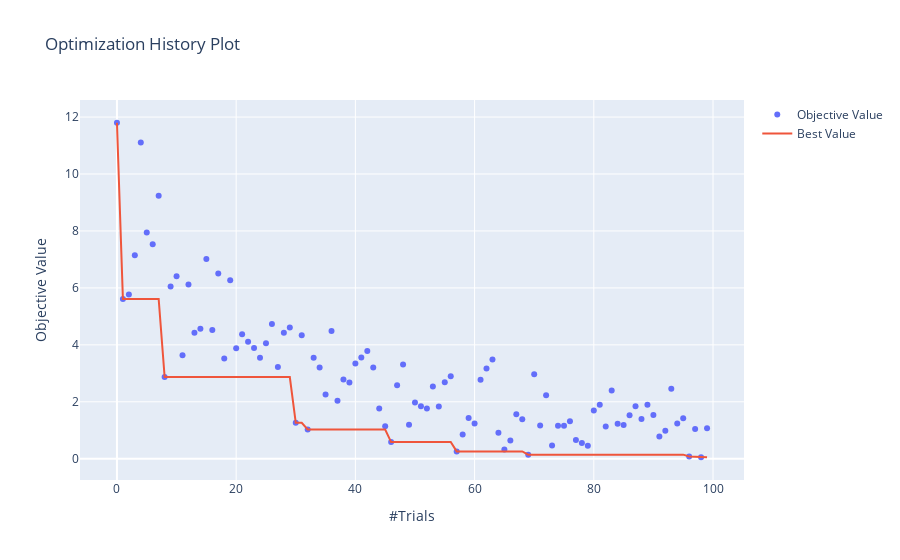

Notebook code cell kept with this figure:
### Markdown cell above
### CMA-ES

### Code cell
study = optuna.create_study()
study.sampler = optuna.samplers.CmaEsSampler(seed=42)
study.optimize(objective, n_trials=100)
print(f"Best value : {study.best_value}")
print(f"Best param : {study.best_params}")

print()

optuna.visualization.plot_optimization_history(study).show()

print()

df = study.trials_dataframe()

fig = plt.figure()
ax = Axes3D(fig)
ax.set_title("Ackley function")
ax.set_xlabel("x")
ax.set_ylabel("y")
ax.set_zlabel("objective")

x = np.arange(-5, 5, 0.1)
y = np.arange(-5, 5, 0.1)

X, Y = np.meshgrid(x, y)
Z = Ackley_2d(X, Y)

trial_x = df["params_x"]
trial_y = df["params_y"]
trial_value = df["value"]

ax.plot_surface(X, Y, Z, alpha=0.5)
ax.plot(trial_x, trial_y, trial_value);
